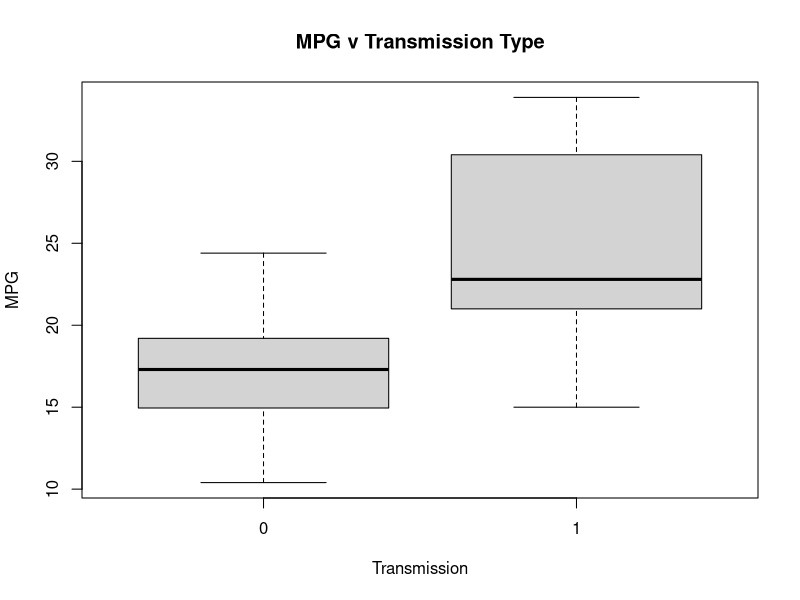
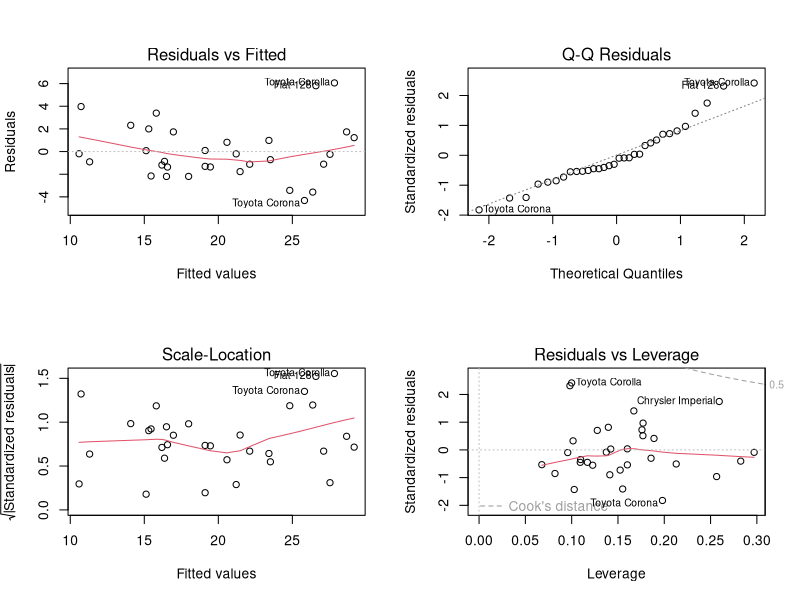

Source code (R) for these figures, in order:
## ---- chunk 1
knitr::opts_chunk$set(echo = TRUE)
library(ggplot2)
library(GGally)
data("mtcars")
## ---- chunk 2

head(mtcars)
str(mtcars)

data.subset <- subset(mtcars, select=c(mpg,am))
mt.auto <- mtcars[(mtcars$am==0),]
mt.manual <- mtcars[(mtcars$am==1),]

boxplot(mpg ~ am, data=mtcars, xlab="Transmission", ylab="MPG", main="MPG v Transmission Type")
summary(mtcars)
## ---- chunk 3
aggregate(data.subset[,1:2], list(data.subset$am), mean)
mod0 <- lm(mpg ~ am, mtcars)
summary(mod0)
t.test(mt.auto$mpg, mt.manual$mpg)
diffTrans <- mean(mt.manual$mpg) - mean(mt.auto$mpg)
### Difference between manual and automatic transmission
diffTrans
## ---- chunk 4
mod1 <- lm(mpg~cyl + disp + hp + drat + wt + qsec + vs + am + gear + carb, data=mtcars)
summary(mod1)$coef
summary(aov(mod1))
## ---- chunk 5
mod2 <- lm(mpg ~ factor(am) + cyl + disp + wt, mtcars)
summary(mod2)
summary(aov(mod2))
anova(mod0,mod2)
## ---- chunk 6
par(mfrow=c(2,2))
plot(mod2)
